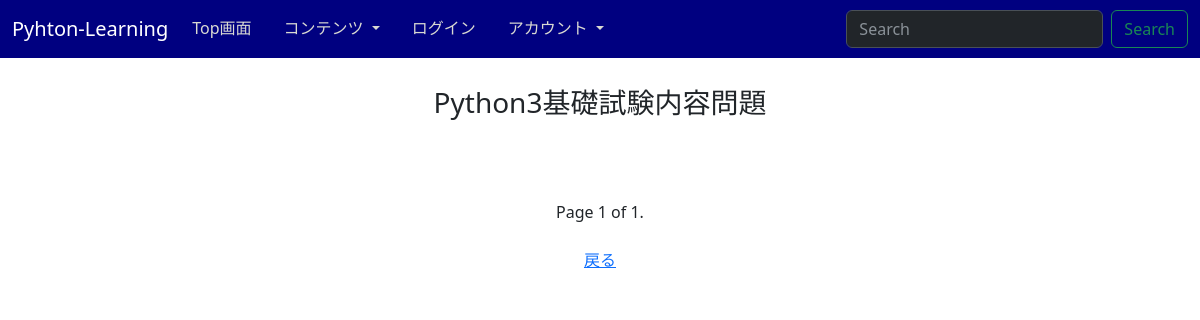
The page /p_study/1 on the database as committed earlier.
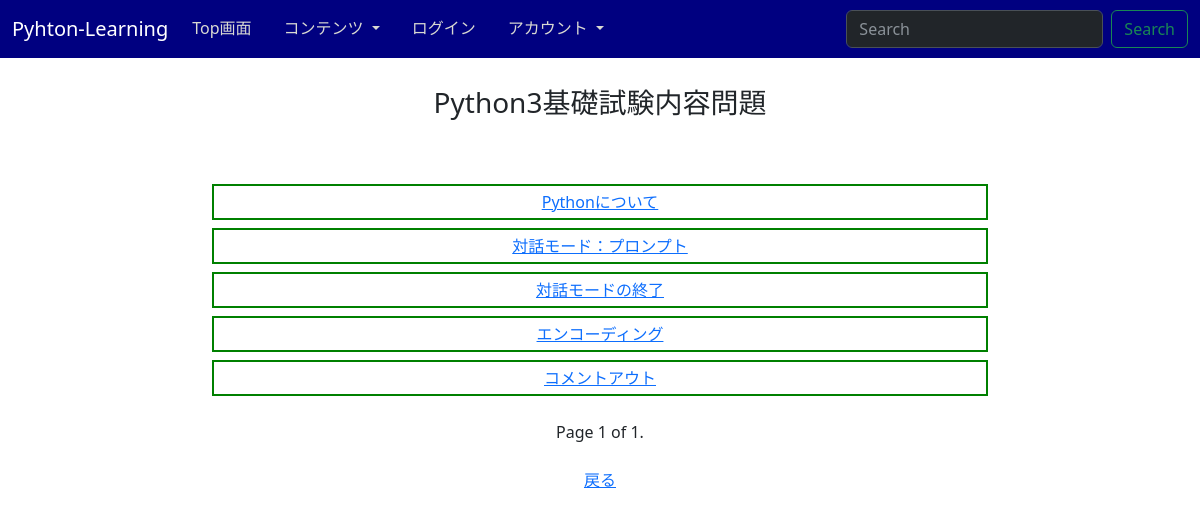
The same page on the database as committed later.
### python_learning_app/models/questions.py (models this page shows, shortened)
class Quartet(models.Model):
    title = models.CharField(blank=True, max_length=60,verbose_name="問題名")
    unit = models.PositiveSmallIntegerField(blank=True, null=True, verbose_name="大区分")
    section = models.PositiveIntegerField(verbose_name="区分")
    level = models.PositiveSmallIntegerField(verbose_name="難易度")
    question = models.TextField(verbose_name="問題文", default="以下のコードを実行した時の出力として正しいものを選択してください。")
    question_code = models.TextField(blank=True,verbose_name="問題（コード）")
    choices1 = models.TextField(blank=True, verbose_name="選択肢1")
    choices2 = models.TextField(blank=True, verbose_name="選択肢2")
    choices3 = models.TextField(blank=True, verbose_name="選択肢3")
    choices4 = models.TextField(blank=True, verbose_name="選択肢4")
    answer_idx = models.PositiveSmallIntegerField(verbose_name="解答番号")
    explanation = models.TextField(blank=True, verbose_name="解説")

### python_learning_app/views/quartet.py (the view)
# urls.py: path('p_study/<int:un>', quartet.p_study, name='p_study'),
def p_study(request, un):
    questions = Quartet.objects.filter(unit = un)
    paginator = Paginator(questions, 10)
    number = int(request.GET.get('p', 1))
    page_obj = paginator.page(number)
    params = {'page_obj' : page_obj, "un": un}
    return render(request, 'quartet/p_study.html', params)

### templates/quartet/p_study.html (shortened to what this page needs)
{% extends 'python_learning/base.html' %}
{% load static %}
{% block content %}
<div class="container-fluid">
    <div style="height: 20px;"></div>
    <h3 class="p-2 text-center">Python3基礎試験内容問題</h3>
    <div style="height: 40px;"></div>
    <div class="row">
        <div class="col-2"></div>
        <div class="col-8 text-center">
            {% for question in page_obj %}
            <div class="p-1 mt-2" style="border: green solid 2px;">
                <a href="{% url 'python_learning:quartet' un question.section %}">{{ question.title }}</a>
            </div>
            {% endfor %}
        </div>
        <div class="col-2"></div>
    </div>
    <div class="row mt-4">
        <div class="col text-end">
        </div>
            <div class="col text-center">
                Page {{ page_obj.number }} of {{ page_obj.paginator.num_pages }}.
            </div>
        <div class="col text-start">
        </div>
    </div>
    <div class="mt-4 text-center">
        <a href="{% url 'python_learning:pe_study' %}">戻る</a>
    </div>
</div>
{% endblock content %}

Rows that differ between the two databases and show on the page:
added Quartet: title "Pythonについて"
added Quartet: title "対話モード：プロンプト"
added Quartet: title "対話モードの終了"
added Quartet: title "エンコーディング"
added Quartet: title "コメントアウト"
